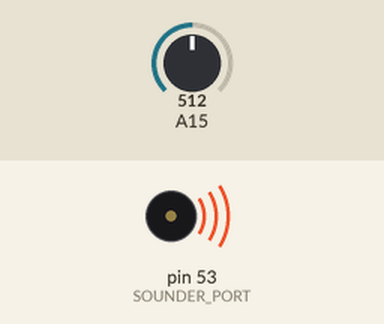
This sketch was run on a simulated Arduino Mega 2560, built with avr-gcc and run on an emulated ATmega2560. Parts: buzzer (waves = sounding). Inputs (shaded band) come from the test bench; at power-on: A15 = 512.

Above: at 1.2 s.
1.3 s: A15 set to 0
At 2.7 s:
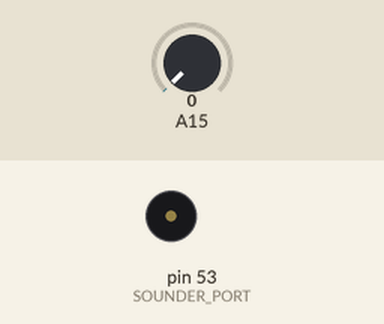
3.0 s: A15 set to 122
At 7.0 s:
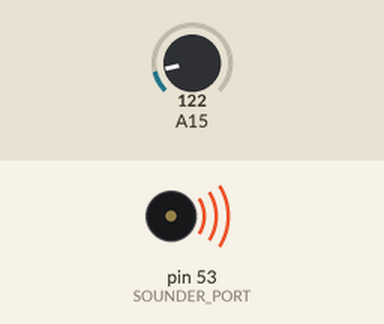
Timing chart, 0 to 12.0 s (numbered marks = the images above; inputs shaded):
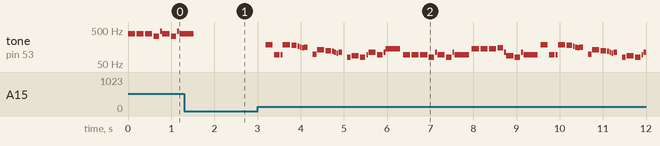

Measured:
- after the input at 1.3 s, tone on pin 53 (SOUNDER_PORT): goes on until 1.5 s, then stays silent
- after the input at 3.0 s, tone on pin 53 (SOUNDER_PORT): plays 186 Hz for 0.17 s, 93 Hz for 0.13 s, 93 Hz for 0.04 s, 186 Hz for 0.17 s, 176 Hz for 0.13 s, 166 Hz for 0.04 s … (63 notes in this stretch), starting after 0.19 s
- by itself, tone on pin 53 (SOUNDER_PORT): plays 392 Hz for 0.17 s, 392 Hz for 0.17 s, 392 Hz for 0.17 s, 330 Hz for 0.13 s, 466 Hz for 0.04 s, 392 Hz for 0.17 s … (9 notes in this stretch)

The sketch:

musicbox.ino
```cpp
#include "pitches.h"
//#include "themes.h"
//#include "Ode_to_joy.h"
#include"THE_IMPERIAL_MARCH.h"

#define SOUNDER_PORT 53

float scale;

void setup() {
  // put your setup code here, to run once:
}

void loop() {
  // put your main code here, to run repeatedly:
  for (int note = 0; note < sizeof(melody)/sizeof(int); note++){
    scale = analogRead(A15)/512.0;
    int duration = 1000/noteDurations[note];
    tone(SOUNDER_PORT, (int)(melody[note] * scale), duration);
    delay(int(duration * 1.2));
  }
}
```

THE_IMPERIAL_MARCH.h
```cpp
int melody[] = {
  NOTE_G4, NOTE_G4, NOTE_G4, NOTE_E4, NOTE_AS4 ,
  NOTE_G4, NOTE_E4, NOTE_AS4, NOTE_G4,

  NOTE_D5, NOTE_D5, NOTE_D5, NOTE_DS5, NOTE_AS4 ,
  NOTE_FS4, NOTE_E4, NOTE_AS4, NOTE_G4,

  NOTE_G5, NOTE_G4, NOTE_G4, NOTE_G5 , NOTE_FS5, NOTE_F5,
  NOTE_E5 , NOTE_DS5, NOTE_E5, 0, NOTE_GS4 ,NOTE_CS5 , NOTE_C5, NOTE_B4,
  NOTE_AS4 , NOTE_A4, NOTE_AS4, 0, NOTE_E4 ,NOTE_FS4 , NOTE_E4, NOTE_G4,
  NOTE_AS4 ,NOTE_G4 , NOTE_AS4, NOTE_D5
};
int noteDurations[] = {
  6,6,6,8,24,
  6,8,24,3,

  6,6,6,8,24,
  6,8,24,3,

  6,8,24,6,8,24,
  24,24,12,12,12,6,8,24,
  24,24,12,12,12,6,8,24,
  6,8,24,3

};
```

pitches.h
```cpp
#define NOTE_B0  31
#define NOTE_C1  33
#define NOTE_CS1 35
#define NOTE_D1  37
#define NOTE_DS1 39
#define NOTE_E1  41
#define NOTE_F1  44
#define NOTE_FS1 46
#define NOTE_G1  49
#define NOTE_GS1 52
#define NOTE_A1  55
#define NOTE_AS1 58
#define NOTE_B1  62
#define NOTE_C2  65
#define NOTE_CS2 69
#define NOTE_D2  73
#define NOTE_DS2 78
#define NOTE_E2  82
#define NOTE_F2  87
#define NOTE_FS2 93
#define NOTE_G2  98
#define NOTE_GS2 104
#define NOTE_A2  110
#define NOTE_AS2 117
#define NOTE_B2  123
#define NOTE_C3  131
#define NOTE_CS3 139
#define NOTE_D3  147
#define NOTE_DS3 156
#define NOTE_E3  165
#define NOTE_F3  175
#define NOTE_FS3 185
#define NOTE_G3  196
#define NOTE_GS3 208
#define NOTE_A3  220
#define NOTE_AS3 233
#define NOTE_B3  247
#define NOTE_C4  262
#define NOTE_CS4 277
#define NOTE_D4  294
#define NOTE_DS4 311
#define NOTE_E4  330
#define NOTE_F4  349
#define NOTE_FS4 370
#define NOTE_G4  392
#define NOTE_GS4 415
#define NOTE_A4  440
#define NOTE_AS4 466
#define NOTE_B4  494
#define NOTE_C5  523
#define NOTE_CS5 554
#define NOTE_D5  587
#define NOTE_DS5 622
#define NOTE_E5  659
#define NOTE_F5  698
#define NOTE_FS5 740
#define NOTE_G5  784
#define NOTE_GS5 831
#define NOTE_A5  880
#define NOTE_AS5 932
#define NOTE_B5  988
#define NOTE_C6  1047
#define NOTE_CS6 1109
#define NOTE_D6  1175
#define NOTE_DS6 1245
#define NOTE_E6  1319
#define NOTE_F6  1397
#define NOTE_FS6 1480
#define NOTE_G6  1568
#define NOTE_GS6 1661
#define NOTE_A6  1760
#define NOTE_AS6 1865
#define NOTE_B6  1976
#define NOTE_C7  2093
#define NOTE_CS7 2217
#define NOTE_D7  2349
#define NOTE_DS7 2489
#define NOTE_E7  2637
#define NOTE_F7  2794
#define NOTE_FS7 2960
#define NOTE_G7  3136
#define NOTE_GS7 3322
#define NOTE_A7  3520
#define NOTE_AS7 3729
#define NOTE_B7  3951
#define NOTE_C8  4186
#define NOTE_CS8 4435
#define NOTE_D8  4699
#define NOTE_DS8 4978
```
